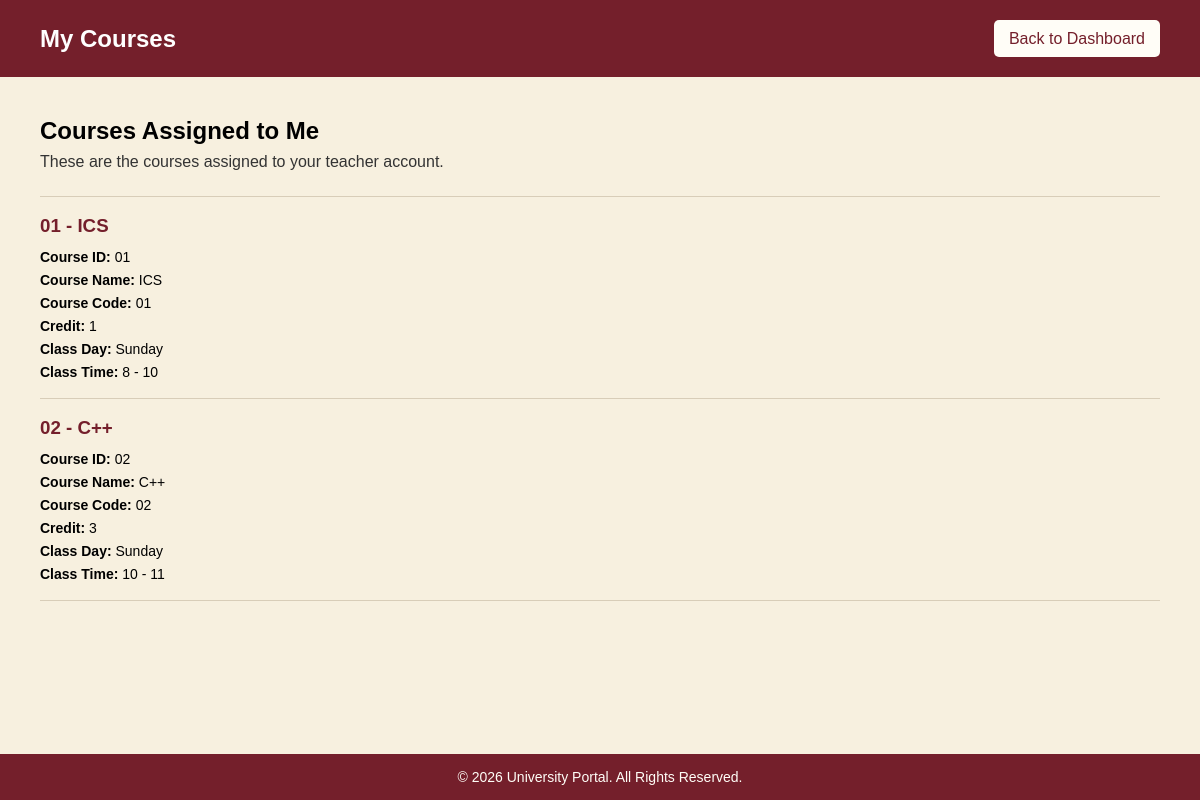
The app's page /View/teacher_courses.php (signed in) with its own data.
### tables this page shows
CREATE TABLE `courses` (
  `id` int(11) NOT NULL,
  `course_id` varchar(50) NOT NULL,
  `course_name` varchar(150) NOT NULL,
  `course_code` varchar(50) NOT NULL,
  `credit` int(11) NOT NULL,
  `day` varchar(20) NOT NULL,
  `start_time` varchar(20) NOT NULL,
  `end_time` varchar(20) NOT NULL,
  `created_at` timestamp NOT NULL DEFAULT current_timestamp()
);

### Controller/TeacherCoursesValidation.php (called while the page is built, shortened)
<?php
include_once "../Model/db.php";
$teacher_username = $_SESSION["username"];
$db = new db();
$connection = $db->connection();
$teacher_courses = $db->getTeacherCourses($connection, $teacher_username);
?>

### Model/db.php (called while the page is built, shortened)
<?php
class db {
    function getTeacherCourses($connection, $teacher_username)
    {
        $stmt = $connection->prepare(
            "SELECT c.*
             FROM courses c
             INNER JOIN faculty_assignments fa ON c.course_id = fa.course_id
             WHERE fa.faculty_username = ?
             ORDER BY c.course_code"
        );
        $stmt->bind_param("s", $teacher_username);
        $stmt->execute();
        $result = $stmt->get_result();
        $courses = [];
        while ($row = $result->fetch_assoc()) {
            $courses[] = $row;
        }
        return $courses;
    }
}
?>

### View/teacher_courses.php (the view, shortened to what this page needs)
<?php
include "../Controller/TeacherCoursesValidation.php";
?>
<!DOCTYPE html>
<html lang="en">
<head>
</head>
<body>
<div class="header">
    <h1>My Courses</h1>
    <a href="teacher.php" class="back">Back to Dashboard</a>
</div>
<div class="container">
    <div class="page-title">
        <h2>Courses Assigned to Me</h2>
        <p>These are the courses assigned to your teacher account.</p>
    </div>
    <?php if (!empty($teacher_courses)): ?>
        <?php foreach ($teacher_courses as $course): ?>
            <div class="course-line">
                <h3>
                    <?php echo htmlspecialchars($course["course_code"] . " - " . $course["course_name"]); ?>
                </h3>
                <div class="course-info">
                    <span class="label">Course ID:</span>
                    <?php echo htmlspecialchars($course["course_id"]); ?>
                </div>
                <div class="course-info">
                    <span class="label">Course Name:</span>
                    <?php echo htmlspecialchars($course["course_name"]); ?>
                </div>
                <div class="course-info">
                    <span class="label">Course Code:</span>
                    <?php echo htmlspecialchars($course["course_code"]); ?>
                </div>
                <div class="course-info">
                    <span class="label">Credit:</span>
                    <?php echo htmlspecialchars($course["credit"]); ?>
                </div>
                <div class="course-info">
                    <span class="label">Class Day:</span>
                    <?php echo htmlspecialchars($course["day"]); ?>
                </div>
                <div class="course-info">
                    <span class="label">Class Time:</span>
                    <?php echo htmlspecialchars($course["start_time"] . " - " . $course["end_time"]); ?>
                </div>
            </div>
        <?php endforeach; ?>
    <?php else: ?>
        <div class="empty">No courses have been assigned to you yet.</div>
    <?php endif; ?>
</div>
<div class="footer">
    <p>&copy; <?php echo date("Y"); ?> University Portal. All Rights Reserved.</p>
</div>
</body>
</html>

### View/teacher_courses.php (style rules this page uses)
* { box-sizing: border-box; margin: 0; padding: 0; font-family: Arial, sans-serif; }
body { background: #f7f0df; color: #000000; display: flex; flex-direction: column; min-height: 100vh; }
.header { background: #741f2b; color: white; padding: 20px 40px; display: flex; justify-content: space-between; align-items: center; }
.header h1 { font-size: 24px; }
.back { background: #fffdf7; color: #741f2b; height: 37px; padding: 0 15px; border-radius: 5px; text-decoration: none; font-weight: 500; display: flex; align-items: center; justify-content: center; }
.container { flex: 1; padding: 40px; }
.page-title { margin-bottom: 25px; }
.page-title h2 { margin-bottom: 8px; }
.page-title p { color: #333333; }
.course-line { padding: 18px 0; border-top: 1px solid #d8cdb8; }
.course-line:last-of-type { border-bottom: 1px solid #d8cdb8; }
.course-line h3 { color: #741f2b; margin-bottom: 12px; }
.course-info { margin-bottom: 7px; font-size: 14px; }
.course-info:last-child { margin-bottom: 0; }
.label { font-weight: bold; }
.footer { background: #741f2b; color: #fffdf7; text-align: center; padding: 15px 20px; font-size: 14px; margin-top: auto; }

### records on screen
courses: course_code+course_name "01 - ICS", course "01", course_name "ICS", course_code "01", credit "1", day "Sunday", start_time+end_time "8 - 10"
courses: course_code+course_name "02 - C++", course "02", course_name "C++", course_code "02", credit "3", day "Sunday", start_time+end_time "10 - 11"
